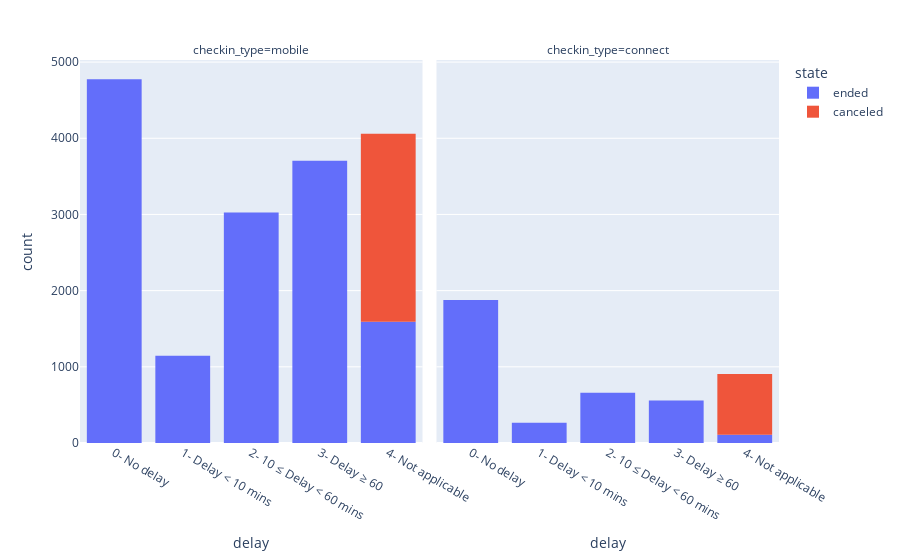

The code cell stored with this chart in its notebook:
### Code cell
fig = px.histogram(dataset2, x='delay',
             color='state', facet_col= 'checkin_type')
#fig.update_traces(quartilemethod="exclusive") # or "inclusive", or "linear" by default
fig.show()

### Figure 1 — Plotly figure (JSON) as saved in the notebook; plotly's stock layout.template omitted (floating-point values rounded to 4 significant figures; data arrays with more than 128 entries replaced by an {"elided": "..."} marker saying what was removed)
{"data": [{"alignmentgroup": "True", "bingroup": "x", "hovertemplate": "state=ended<br>checkin_type=mobile<br>delay=%{x}<br>count=%{y}<extra></extra>", "legendgroup": "ended", "marker": {"color": "#636efa", "pattern": {"shape": ""}}, "name": "ended", "offsetgroup": "ended", "orientation": "v", "showlegend": true, "type": "histogram", "x": {"elided": "14247 str values"}, "xaxis": "x", "yaxis": "y"}, {"alignmentgroup": "True", "bingroup": "x", "hovertemplate": "state=ended<br>checkin_type=connect<br>delay=%{x}<br>count=%{y}<extra></extra>", "legendgroup": "ended", "marker": {"color": "#636efa", "pattern": {"shape": ""}}, "name": "ended", "offsetgroup": "ended", "orientation": "v", "showlegend": false, "type": "histogram", "x": {"elided": "3469 str values"}, "xaxis": "x2", "yaxis": "y2"}, {"alignmentgroup": "True", "bingroup": "x", "hovertemplate": "state=canceled<br>checkin_type=mobile<br>delay=%{x}<br>count=%{y}<extra></extra>", "legendgroup": "canceled", "marker": {"color": "#EF553B", "pattern": {"shape": ""}}, "name": "canceled", "offsetgroup": "canceled", "orientation": "v", "showlegend": true, "type": "histogram", "x": {"elided": "2466 str values"}, "xaxis": "x", "yaxis": "y"}, {"alignmentgroup": "True", "bingroup": "x", "hovertemplate": "state=canceled<br>checkin_type=connect<br>delay=%{x}<br>count=%{y}<extra></extra>", "legendgroup": "canceled", "marker": {"color": "#EF553B", "pattern": {"shape": ""}}, "name": "canceled", "offsetgroup": "canceled", "orientation": "v", "showlegend": false, "type": "histogram", "x": {"elided": "798 str values"}, "xaxis": "x2", "yaxis": "y2"}], "layout": {"annotations": [{"font": {}, "showarrow": false, "text": "checkin_type=mobile", "x": 0.245, "xanchor": "center", "xref": "paper", "y": 1, "yanchor": "bottom", "yref": "paper"}, {"font": {}, "showarrow": false, "text": "checkin_type=connect", "x": 0.755, "xanchor": "center", "xref": "paper", "y": 1, "yanchor": "bottom", "yref": "paper"}], "barmode": "relative", "legend": {"title": {"text": "state"}, "tracegroupgap": 0}, "margin": {"t": 60}, "xaxis": {"anchor": "y", "domain": [0, 0.49], "title": {"text": "delay"}}, "xaxis2": {"anchor": "y2", "domain": [0.51, 1], "matches": "x", "title": {"text": "delay"}}, "yaxis": {"anchor": "x", "domain": [0, 1], "title": {"text": "count"}}, "yaxis2": {"anchor": "x2", "domain": [0, 1], "matches": "y", "showticklabels": false}}}
